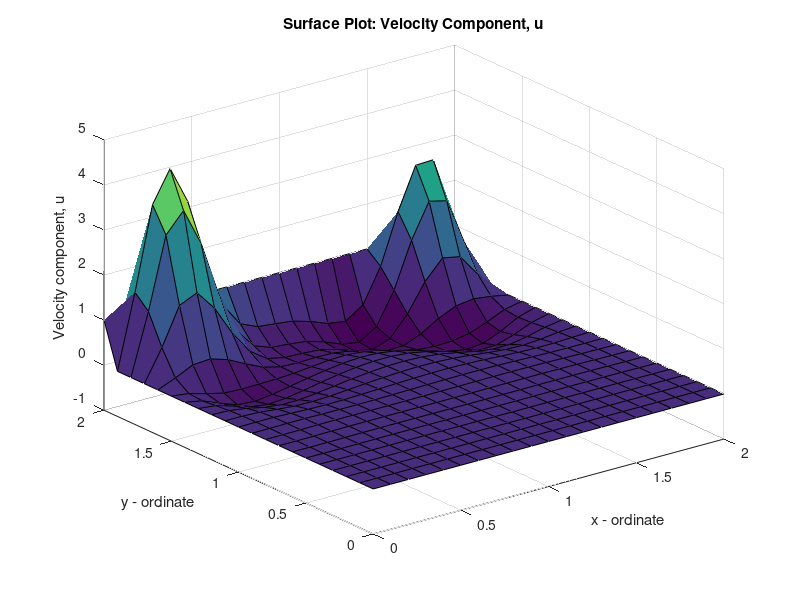
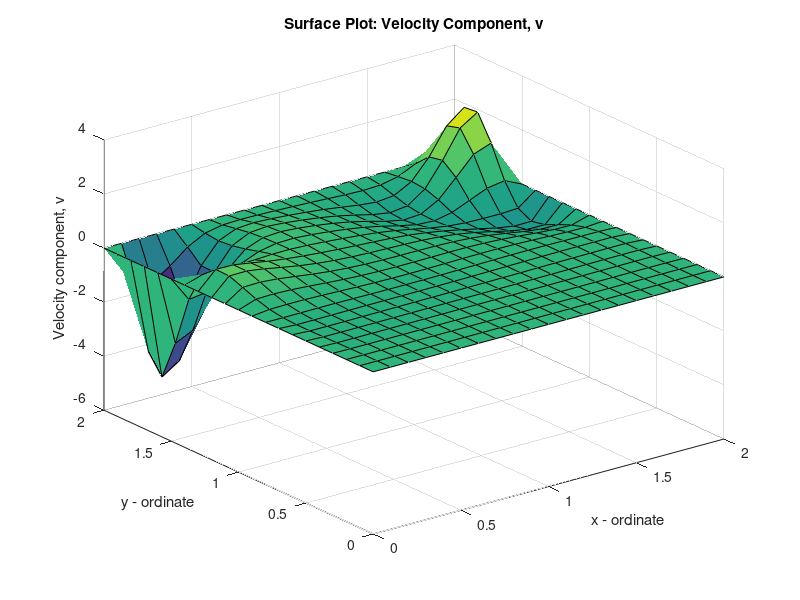
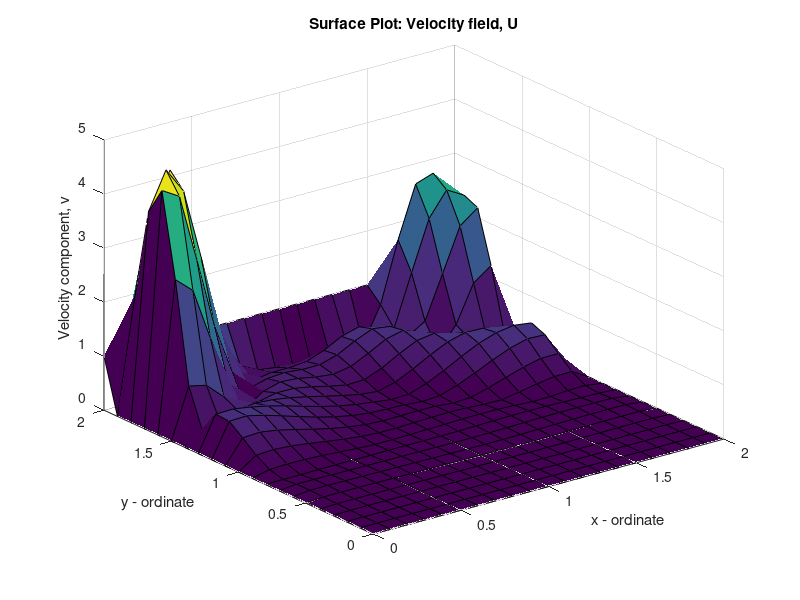
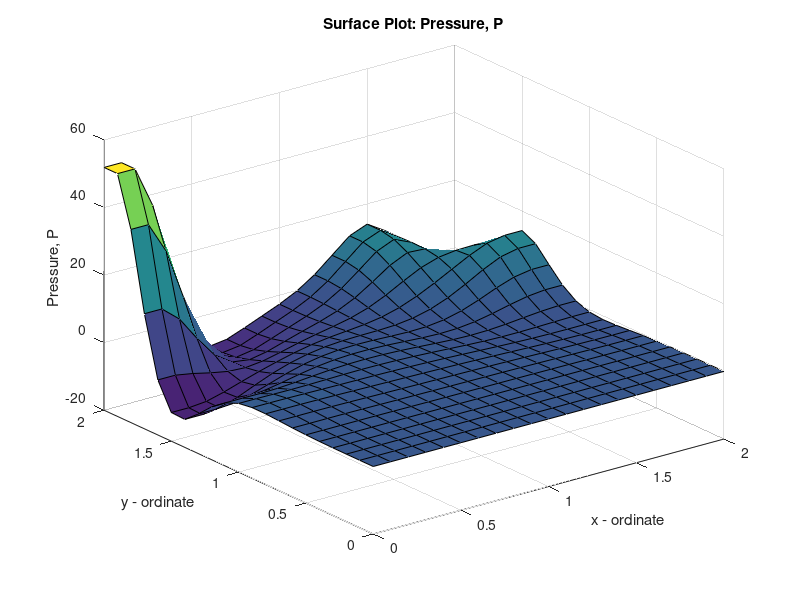

Write the MATLAB code that produced these figures, in order.
%%%%%%%%%%%%%%%%%%%%%% Start of the code %%%%%%%%%%%%%%%%%%%%%%
 clc
 clear all
 close all
 %%%%%%%%%%%%%%%%%%%%%%%%%%%%%%%%%%%%%%%%%%%%%%%%%%%%%%%%%%%%%%%%%%%%%
 %                                                                   %
 % Initial Condition                                                 %
 %                                                                   %
 %%%%%%%%%%%%%%%%%%%%%%%%%%%%%%%%%%%%%%%%%%%%%%%%%%%%%%%%%%%%%%%%%%%%%
 nx = 21; % number of nodes in x-direction
 ny = 21; % number of nodes in y-direction
 nt = 10; % number of time steps
 nit = 10; % number of artificial time steps
 % ...... for pressure
 vis = 0.1; % Viscosity
 rho = 1.0; % Density
 Lx = 2; % Length in x
 Ly = 2; % Length in y-direction
 
 dx = Lx/(nx-1); % grid spacing in x-direction
 dy = Ly/(ny-1); % grid spacing in y-direction
 dt = 0.01; % time step size
 x = 0:dx:Lx; % node x-ordinates
 y = 0:dy:Ly; % node y-ordinates
 u = zeros(ny,nx); % nodal velocity x-c
 v = zeros(ny,nx); % nodal velocity y-component
 p = zeros(ny,nx); % nodal pressure
 un = zeros(ny,nx); % time marched velocity x-dire
 vn = zeros(ny,nx); % time marched velocity x-direction
 pn = zeros(ny,nx); % temporary pressure for calculation

 b = zeros(ny,nx); % nodal source term value from pressure
 
 %%%%%%%%%%%%%%%%%%%%%%%%%%%%%%%%%%%%%%%%%%%%%%%%%%%%%%%%%%%%%%%%%%%%%
 % Boundary Condition                                                %
 %%%%%%%%%%%%%%%%%%%%%%%%%%%%%%%%%%%%%%%%%%%%%%%%%%%%%%%%%%%%%%%%%%%%%
 [y,x] = meshgrid(y,x);
 u(ny,:) = 1;

 %%%%%%%%%%%%%%%%%%%%%%%%%%%%%%%%%%%%%%%%%%%%%%%%%%%%%%%%%%%%%%%%%%%%%
 %                                                                   %
 % Calculation                                                       %
 %                                                                   %
 %%%%%%%%%%%%%%%%%%%%%%%%%%%%%%%%%%%%%%%%%%%%%%%%%%%%%%%%%%%%%%%%%%%%% 

uT(:,:,1) = u(:,:); 
vT(:,:,1) = v(:,:);
pT(:,:,1) = p(:,:);

 for it = 1:nt+1 % loop over time
 for i = 2:nx-1 % this i,j loop is
 for j = 2:ny-1 % ... body force from pressure equation
     b(j,i) = rho*(((((u(j,i+1)-u(j,i-1))/(2*dx))+...
         ((v(j+1,i)-v(j-1,i))/(2*dy)))*(1/dt))+((u(j,i+1)...
         - u(j,i-1))/(2*dx)).^2+(2*((u(j,i+1)...
 -u(j,i-1))/(2*dy))*((v(j+1,i)-v(j-1,i))/(2*dx)))...
 +((v(j+1,i)-v(j-1,i))/(2*dy)).^2);
 end 
 end
 for iit = 1:nit+1
     pn=p;
     for i = 2:nx-1
for j = 2:ny-1
    p(j,i) = ((p(j,i+1)+p(j,i-1))*(dy^2)...
        +(p(j+1,i)+p(j-1,i))*(dx^2))/(2*(dx^2+dy^2))...
        +(b(j,i)*dx^2*dy^2)/(2*(dx^2+dy^2));
end
     end
     p(:,1) = p(:,2); p(:,nx) = p(:,nx-1);
     p(1,:) = p(2,:); p(ny,:) = p(ny-1,:);
 end
 
 un=u; vn = v; % assigning velocity values to nth-time values 
 % to calculate (n+1)th-time values
 for  i = 2:nx-1 % this i,j loop is for calculating velocity
 for j = 2:ny-1
     u(j,i) = un(j,i)-un(j,i)*(un(j,i)-un(j,i-1))*(dt/dx)...
-vn(j,i)*(un(j,i)-un(j-1,i))*(dt/dy)...
-(1/rho)*(p(j,i+1)-p(j,i-1))*(dt/(2*dx))...
+(vis/rho)*((un(j,i+1)-(2*un(j,i))+un(j,i-1))*...
(dt/dx^2)+(un(j+1,i)-(2*un(j,i))+un(j-1,i))*(dt/dy^2));

v(j,i) = vn(j,i)-un(j,i)*(vn(j,i)-vn(j,i-1))*(dt/dx)...
    -vn(j,i)*(vn(j,i)-vn(j-1,i))*(dt/dy)...
    -(1/rho)*(p(j+1,i)-p(j-1,i))*(dt/(2*dy))...
+(vis/rho)*((vn(j,i+1)-(2*vn(j,i))+vn(j,i-1))*...
(dt/dx^2)+(vn(j+1,i)-(2*vn(j,i))+vn(j-1,i))*(dt/dy^2));
 end
 end

 %%% Surface Plotting %%%%%%%%%%%%%%%%%%%%%% 
 figure(1)
 surf(x,y,u')
 title('Surface Plot: Velocity Component, u');
xlabel('x - ordinate');
ylabel('y - ordinate');
zlabel('Velocity component, u');

 figure(2)
 surf(x,y,v')
 title('Surface Plot: Velocity Component, v');
xlabel('x - ordinate');
ylabel('y - ordinate');
zlabel('Velocity component, v');

figure(3)
 surf(x,y,sqrt(u.^2+v.^2)')
 title('Surface Plot: Velocity field, U');
xlabel('x - ordinate');
ylabel('y - ordinate');
zlabel('Velocity component, v');

figure(4)
 surf(x,y,p')
 title('Surface Plot: Pressure, P');
xlabel('x - ordinate');
ylabel('y - ordinate');
zlabel('Pressure, P');

%%%%%%%%%%%%%%%%%%%%%% Contour Plotting %%%%%%%%%%%%%%%%%%%%%%
figure(5)
contourf(x,y,u',10)
 title('Contour: Velocity component, u');
xlabel('x - ordinate');
ylabel('y - ordinate');

figure(6)
contourf(x,y,v',10)
 title('Contour: Velocity component, v');
xlabel('x - ordinate');
ylabel('y - ordinate');

figure(7)
contourf(x,y,sqrt(u.^2+v.^2)',10)
 title('Contour Plot: Velocity field, U');
xlabel('x - ordinate');
ylabel('y - ordinate');


figure(8)
contourf(x,y,p',10)
 title('Contour Plot: Pressure, P');
xlabel('x - ordinate');
ylabel('y - ordinate');

%%%%%%%%%%%%%%%%%%%%%%%%%%%%%%%%%%%%%%%%%%%%%%%%%%%%%%%%%%%%%%%%%%%%%
u(:,1) = 0; u(:,nx) = 0; u(1,:) = 0; u(ny,:) = 1; 
v(:,1) = 0; v(:,nx) = 0; v(1,:) = 0; v(ny,:) = 0;
 end
 %%%%%%%%%%%%%%%%%%%%%%% End of the code %%%%%%%%%%%%%%%%%%%%%%% 
 